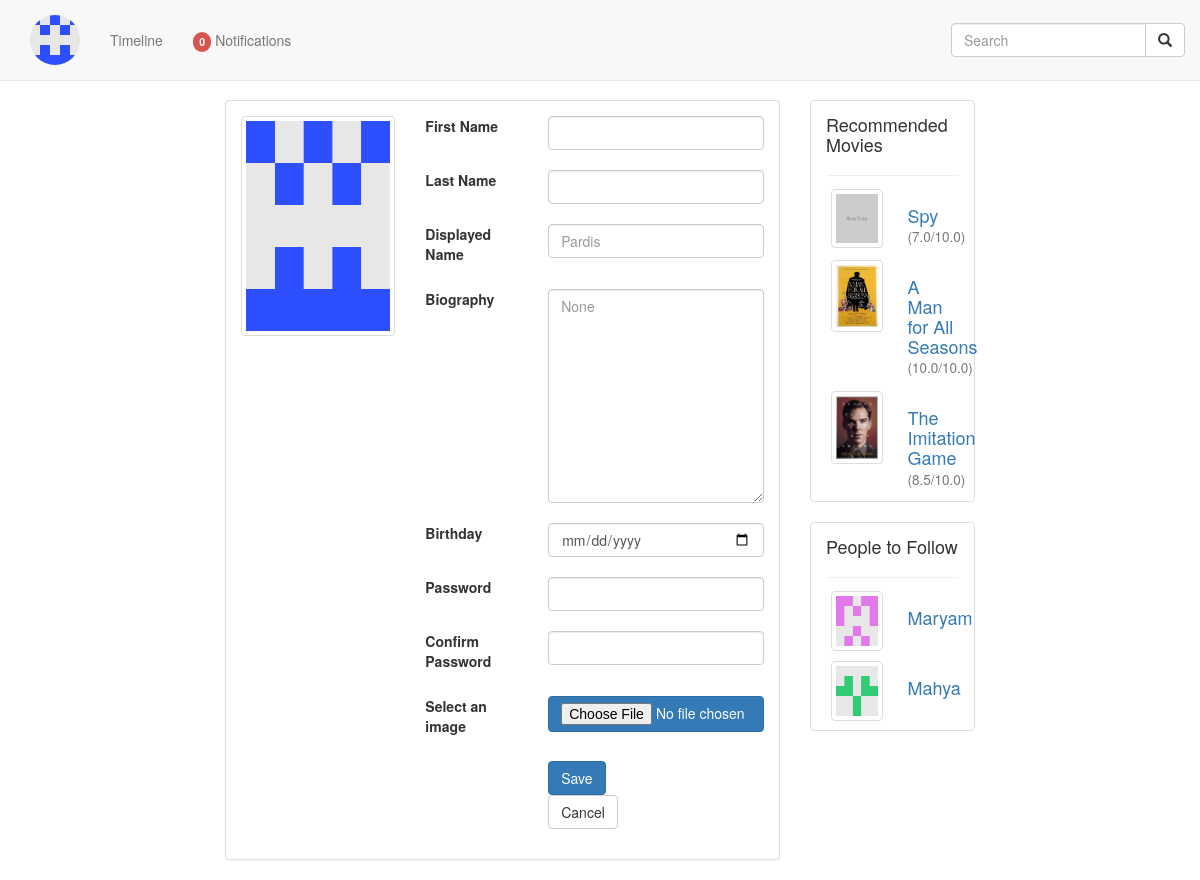
The app's page /members/Pardis/edit/ (signed in) with its own data.
### users/models.py (models this page shows, shortened)
class Member(models.Model):
	user = models.OneToOneField(User)
	displayed_name = models.CharField(max_length=255)
	bio = models.TextField(null=True)
	birthday = models.DateField()
	followees = models.ManyToManyField('Member', null=True) # kasani ke follow mikone
	prof_image = models.ImageField(upload_to='media/', blank="True")

### services/models.py (models this page shows, shortened)
class Movie(models.Model):
	name = models.CharField(max_length=100)
	year = models.PositiveSmallIntegerField()
	avg_rate = models.FloatField()
	link_to_imdb = models.CharField(max_length=300)
	total_raters = models.PositiveIntegerField()
	summary = models.TextField()
	genre = models.CharField(max_length=40)
	initial_release = models.DateField()
	director = models.CharField(max_length=100)
	country = models.CharField(max_length=40)
	author = models.CharField(max_length=100)
	song_writer = models.CharField(max_length=100)
	cinematography = models.CharField(max_length=100)
	running_time = models.PositiveSmallIntegerField()
	poster_image = models.ImageField(upload_to='media/', blank="True", null=True, default='media/unknown-movie.png')

### services/views.py (the view, shortened to what this page needs)
def edit_user_profile(request, username):
	if request.user.is_authenticated():
		member = Member.objects.get(user=request.user)
		if request.method == 'POST':
			form = EditProfileForm(member, request.POST, request.FILES)
			if form.is_valid():
				first_name = form.cleaned_data['first_name']
				if first_name!='':
					member.user.first_name = first_name
				last_name = form.cleaned_data['last_name']
				if last_name!='':
					member.user.last_name = last_name
				displayed_name = form.cleaned_data['displayed_name']
				if displayed_name!='':
					member.displayed_name = displayed_name
				bio = form.cleaned_data['bio']
				if bio!='':
					member.bio = bio
				birthday = form.cleaned_data['birthday']
				if birthday is not None:
					member.birthday = birthday
				password = form.cleaned_data['password']
				if password!='':
					member.user.set_password(password)
					member.user.save() # in mohemeha! :))
					user = authenticate(username=member.user.username, password=password) # in mohemeha! :))
					login(request, user)
				if request.FILES:
					member.prof_image = request.FILES['prof_image']
				member.save()
				return HttpResponseRedirect('/members/' + member.user.username + '/')
			layout = get_layout(member)
			return render(request, 'edit-user-profile.html', {
					'form': form,
					'member': member,
					'like_notifs': layout['like_notifs'],
					'comment_notifs': layout['comment_notifs'],
					'follow_notifs': layout['follow_notifs'],
					'mozakhraf_notifs': layout['mozakhraf_notifs'],
					'notif_num': layout['notif_num'],
					'recmovies': layout['recmovies'],
					'recusers': layout['recusers']
				})
		else:
			if member.user.username != username:
				return HttpResponseRedirect('/members/' + member.user.username + '/edit/')
			form = EditProfileForm(member=member)
			layout = get_layout(member)
			return render(request, 'edit-user-profile.html', {
					'form': form,
					'member': member,
					'like_notifs': layout['like_notifs'],
					'comment_notifs': layout['comment_notifs'],
					'follow_notifs': layout['follow_notifs'],
					'mozakhraf_notifs': layout['mozakhraf_notifs'],
					'notif_num': layout['notif_num'],
					'recmovies': layout['recmovies'],
					'recusers': layout['recusers']
				})

### services/views.py (called while the page is built, shortened)
def get_recmovies():
	recmovies = models.Movie.objects.order_by('?')[:3]
	return recmovies

def get_recusers(member):
	member_followees = member.followees.all()
	followees_id = []
	for followee in member_followees:
		followees_id += [followee.id]
	recusers = Member.objects.exclude(id__in=followees_id).order_by('?')[:3]
	return recusers

def get_layout(member):
	notifs = list(models.PostRelatedNotif.objects.filter(notif_object=member, seen=False))
	notifs += list(models.Notification.objects.filter(notif_object=member, notif_type='follow', seen=False))
	like_notifs = []
	comment_notifs =[]
	follow_notifs = []
	mozakhraf_notifs = []
	recmovies = get_recmovies()
	recusers = get_recusers(member)
	return {'like_notifs':like_notifs,
			'comment_notifs':comment_notifs,
			'follow_notifs':follow_notifs,
			'mozakhraf_notifs':mozakhraf_notifs,
			'notif_num':len(notifs),
			'recmovies':recmovies,
			'recusers':recusers}

### services/templates/edit-user-profile.html (shortened to what this page needs)
{% extends "layout.html" %}
{% block content %}
<div class="row">
    <div class="col-md-4">
        <img src="{{ member.prof_image.url }}/" id="user-img" class="img img-responsive img-thumbnail center-block" style="height: 220px; width: 220px">
    </div>
    <div class="col-md-8">
        <form role="form" class="form-horizontal" method='POST' enctype="multipart/form-data">
            {% for field in form %}
            <div class="row" style="margin-bottom: 20px;">
                <div class="fieldWrapper">
                    <label class="col-md-4">{{ field.label }}</label>
                    <div class="col-md-8">{{ field }}</div>
                </div>
            </div>
            {% endfor %}
            <div class="form-group">
                <div class="col-md-4 col-md-offset-4">
                    <input type="submit" class="btn btn-primary" value="Save">
                    <input type="reset" class="btn btn-default" value="Cancel">
                </div>
            </div>
        </form>
    </div>
</div>
{% endblock %}

### services/templates/layout.html (shortened to what this page needs)
<!DOCTYPE html>
<html>
<head>
    {% load staticfiles %}
    <link href="{% static "Styles/bootstrap.min.css" %}" rel="stylesheet" />
    <link href="{% static "Styles/pcustom.css" %}" rel="stylesheet" />
</head>
<body>
    <nav class="navbar navbar-default navbar-fixed-top" role="navigation">
        <div class="container-fluid">
            <div class="collapse navbar-collapse" id="bs-example-navbar-collapse-1">
                <ul class="nav navbar-nav">
                    <li class="dropdown">
                        <a href="#" class="dropdown-toggle" data-toggle="dropdown">
                            <img class="img img-responsive img-circle" src="{{ member.prof_image.url }}/" style="width: 50px; height: 50px" />
                        </a>
                    </li>
                    <li><a class="navbar-vertical-centered" id="timeline" href="/">Timeline</a></li>
                    <li class="dropdown">
                        <a href="#" class="dropdown-toggle navbar-vertical-centered" id="notifications" data-toggle="dropdown"><span class="label label-danger label-as-badge ">{{ notif_num }}</span> Notifications</a>
                    </li>
                </ul>
                <form action="/search/" class="navbar-form navbar-right navbar-vertical-centered" id="search" method="GET">
                    <div class="input-group">
                        <input type="text" class="form-control" name="word" placeholder="Search">
                        <span class="input-group-btn"><button type="submit" class="btn btn-default"><span class="glyphicon glyphicon-search"></span></button></span>
                    </div>
                </form>
            </div>
        </div>
    </nav>
    <div class="container-fluid">
        <div class="col-md-6 col-md-offset-2">
            <div class="panel panel-default">
                <div class="panel-body">
                    {% block content %}{% endblock %}
                </div>
            </div>
        </div>
        <div class="col-md-2 center-block">
            <div class="container-fluid img-thumbnail more-margin-bottom" style="width:228.828px;">
                <h4>Recommended Movies</h4>
                <hr class="less-margin" />
                {% for movie in recmovies %}
                <a href="/movies/{{ movie.id }}/">
                    <div class="row">
                        <div class="col-md-6 center-block">
                            {% if movie.poster_image %}
                            <img src="{{ movie.poster_image.url }}/" class="img img-responsive img-thumbnail" style="margin: 5px;padding: 4px;" />
                            {% else %}
                            <img src="/media/media/unknown-movie.png" class="img img-responsive img-thumbnail" style="margin: 5px;padding: 4px;" />
                            {% endif %}
                        </div>
                        <div class="col-md-6"><h4 style="margin-top: 22px">{{ movie.name }} <small>({{ movie.avg_rate }}/10.0)</small></h4></div>
                    </div>
                </a>
                {% endfor %}
            </div>
            <div class="container-fluid img-thumbnail" style="width:228.828px;">
                <h4>People to Follow</h4>
                <hr class="less-margin" />
                {% for person in recusers %}
                {% if person != member %}
                <a href="/members/{{ person.user.username }}/">
                    <div class="row">
                        <div class="col-md-6 center-block">
                            <img src="{{ person.prof_image.url }}/" class="img img-responsive img-thumbnail" style="margin: 5px;padding: 4px;width: 60px;height: 60px" />
                        </div>
                        <div class="col-md-6"><h4 style="margin-top: 22px">{{ person.displayed_name }}</h4></div>
                    </div>
                </a>
                {% endif %}
                {% endfor %}
            </div>
        </div>
    </div>
</body>
</html>

### static/Styles/pcustom.css (style rules this page uses)
body { padding-top: 100px; }
.label-as-badge { border-radius: 1em; }
.navbar-vertical-centered#timeline , .navbar-vertical-centered#notifications { padding-top: 30px; }
.navbar-vertical-centered#search { padding-top: 15px; }
hr.less-margin { margin-bottom: 8px; }
div.more-margin-bottom { margin-bottom: 20px; }
.btn-file { position: relative; overflow: hidden; }

### records on screen
Member: prof_image (picture)
Movie: poster_image (picture), name "Spy", avg_rate "7.0"
Movie: poster_image (picture), name "A Man for All Seasons", avg_rate "10.0"
Movie: poster_image (picture), name "The Imitation Game", avg_rate "8.5"
Member: prof_image (picture), displayed_name "Maryam"
Member: prof_image (picture), displayed_name "Mahya"

### other values on screen
{{ notif_num }} "0"
{{ field.label }} "First Name" "Last Name" "Displayed Name" "Biography" "Birthday" "Password" "Confirm Password" "Select an image"
